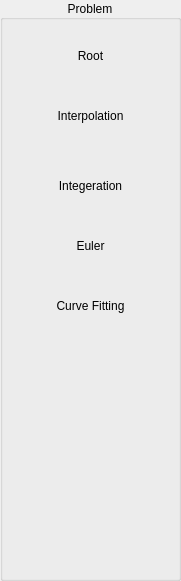
   <widget class="QGroupBox" name="groupBox_3">
    <property name="geometry">
     <rect>
      <x>10</x>
      <y>60</y>
      <width>181</width>
      <height>581</height>
     </rect>
    </property>
    <property name="title">
     <string>Problem</string>
    </property>
    <property name="alignment">
     <set>Qt::AlignmentFlag::AlignCenter</set>
    </property>
    <widget class="QPushButton" name="RootPageBtn">
     <property name="geometry">
      <rect>
       <x>10</x>
       <y>40</y>
       <width>161</width>
       <height>31</height>
      </rect>
     </property>
     <property name="text">
      <string>Root</string>
     </property>
     <property name="flat">
      <bool>true</bool>
     </property>
    </widget>
    <widget class="QPushButton" name="InterpolationPageBtn">
     <property name="geometry">
      <rect>
       <x>10</x>
       <y>100</y>
       <width>161</width>
       <height>31</height>
      </rect>
     </property>
     <property name="text">
      <string>Interpolation</string>
     </property>
     <property name="flat">
      <bool>true</bool>
     </property>
    </widget>
    <widget class="QPushButton" name="IntegerationPageBtn">
     <property name="geometry">
      <rect>
       <x>10</x>
       <y>170</y>
       <width>161</width>
       <height>31</height>
      </rect>
     </property>
     <property name="text">
      <string>Integeration</string>
     </property>
     <property name="flat">
      <bool>true</bool>
     </property>
    </widget>
    <widget class="QPushButton" name="EulerPageBtn">
     <property name="geometry">
      <rect>
       <x>10</x>
       <y>230</y>
       <width>161</width>
       <height>31</height>
      </rect>
     </property>
     <property name="text">
      <string>Euler</string>
     </property>
     <property name="flat">
      <bool>true</bool>
     </property>
    </widget>
    <widget class="QPushButton" name="CurveFittingPageBtn">
     <property name="geometry">
      <rect>
       <x>10</x>
       <y>290</y>
       <width>161</width>
       <height>31</height>
      </rect>
     </property>
     <property name="text">
      <string>Curve Fitting</string>
     </property>
     <property name="flat">
      <bool>true</bool>
     </property>
    </widget>
   </widget>
